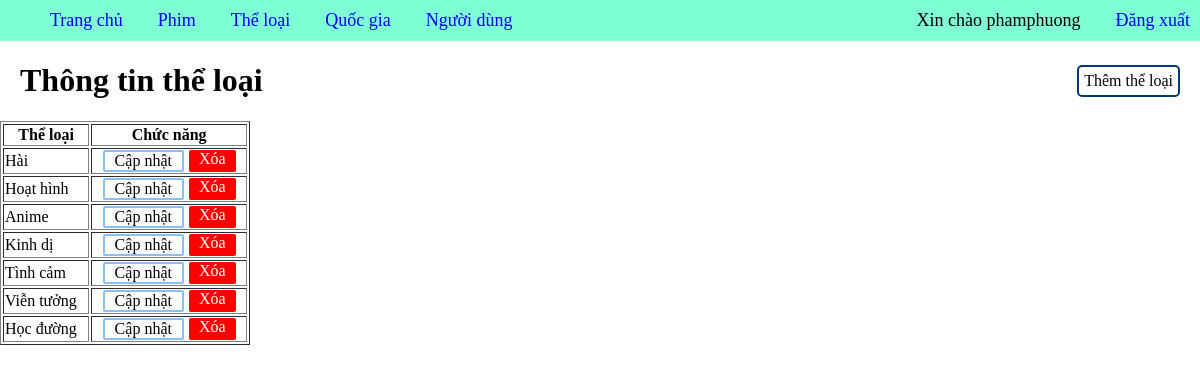
/buoi2/index.php?page_layout=theloai (signed in), run on the app's committed database.
### tables this page shows
CREATE TABLE IF not EXISTS the_loai(
    id INT AUTO_INCREMENT PRIMARY KEY,
    ten_the_loai VARCHAR(50)
);

### buoi2/theloai/theloai.php (the view, shortened to what this page needs)
<!DOCTYPE html>
<html lang="en">
<head>
</head>
<body>
    <div style="display: flex; justify-content: space-between; align-items: center; margin: 0 20px">
        <h1>Thông tin thể loại</h1>
        <a class="btn them" href="index.php?page_layout=themtheloai">Thêm thể loại</a>
    </div>
    <table border=1>
        <tr>
            <th>Thể loại</th>
            <th>Chức năng</th>
        </tr>
        <?php
            include("connect.php");
            $sql = "SELECT * FROM the_loai";
            $result = mysqli_query($conn, $sql);
            while($row = mysqli_fetch_array($result)){
        ?>
        <tr>
            <td><?php echo $row["ten_the_loai"] ?></td>
            <td class="chuc-nang">
                <a class="btn sua" href="index.php?page_layout=capnhattheloai&id=<?php echo $row["id"]; ?>">Cập nhật</a>
                <a class="btn xoa" href="theloai/xoatheloai.php?id=<?php echo $row["id"]; ?>">Xóa</a>
            </td>
        </tr>
        <?php } ?>
    </table>
</body>
</html>

### buoi2/index.php (style rules this page uses)
body { margin: 0; }
a { text-decoration: none; }

### buoi2/theloai/theloai.php (style rules this page uses)
table { width: 250px; }
.sua { color: black; border: 2px solid #88bfff; padding: 0 10px; border-radius: 2px }
.xoa { color: white; padding: 0 10px; background: red; border-radius: 2px }
.chuc-nang { display: flex; justify-content: center; gap: 5px }
.btn { display: flex; }
.them { color: black; padding: 5px; border: 2px solid #053975ff; border-radius: 5px }

### data on the page
the_loai: ten_the_loai "Hài"
the_loai: ten_the_loai "Hoạt hình"
the_loai: ten_the_loai "Anime"
the_loai: ten_the_loai "Kinh dị"
the_loai: ten_the_loai "Tình cảm"
the_loai: ten_the_loai "Viễn tưởng"
the_loai: ten_the_loai "Học đường"

### other printed values
$_SESSION["username"] "phamphuong"
